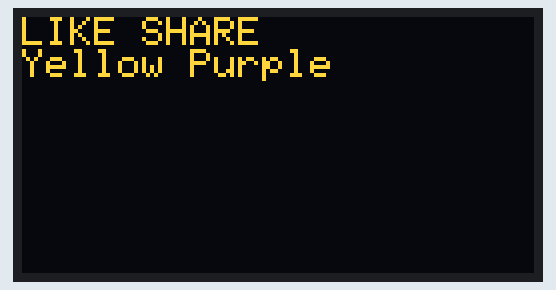
The sketch below on a simulated ESP32. On the bench: 128×64 one-colour display. The OLED is the two-colour kind (top 16 rows yellow); what the sketch prints to the serial monitor is not drawn.

Above: at 0.1 s.

The sketch:

OLED-display-try-1.ino
```cpp
#include <Wire.h>
#include <Adafruit_GFX.h>
#include <Adafruit_SSD1306.h>

#define SCREEN_WIDTH 128  // OLED display width, in pixels
#define SCREEN_HEIGHT 64  // OLED display height, in pixels

// Declaration for SSD1306 display connected to custom I2C pins
#define OLED_RESET    -1  // Reset pin # (or -1 if sharing Arduino reset pin)
Adafruit_SSD1306 display(SCREEN_WIDTH, SCREEN_HEIGHT, &Wire, OLED_RESET);

// Custom I2C pins
#define I2C_SDA 5  // GPIO21
#define I2C_SCL 4  // GPIO22

unsigned long myTime;

void setup() {
  Serial.begin(115200);

  // Initialize I2C with custom SDA and SCL pins
  Wire.begin(I2C_SDA, I2C_SCL);

  // Initialize OLED display with the I2C address (0x3C) and custom I2C pins
  if(!display.begin(SSD1306_SWITCHCAPVCC, 0x3C)) {
    Serial.println(F("SSD1306 allocation failed"));
    for(;;); // Don't proceed, loop forever
  }

  // Clear the buffer
  display.clearDisplay();

  // Display initial message
  display.setTextSize(1);
  display.setTextColor(WHITE);
  display.setCursor(0, 0);
  display.println(F("LIKE SHARE"));
  display.println(F("Yellow Purple"));
  display.display();  // Show initial message on the OLED

}

void loop() {

  Serial.print("Time since boot (ms): ");
  myTime = millis();
  Serial.println(myTime); // prints milliseconds since program started
  delay(1000);

}
```
